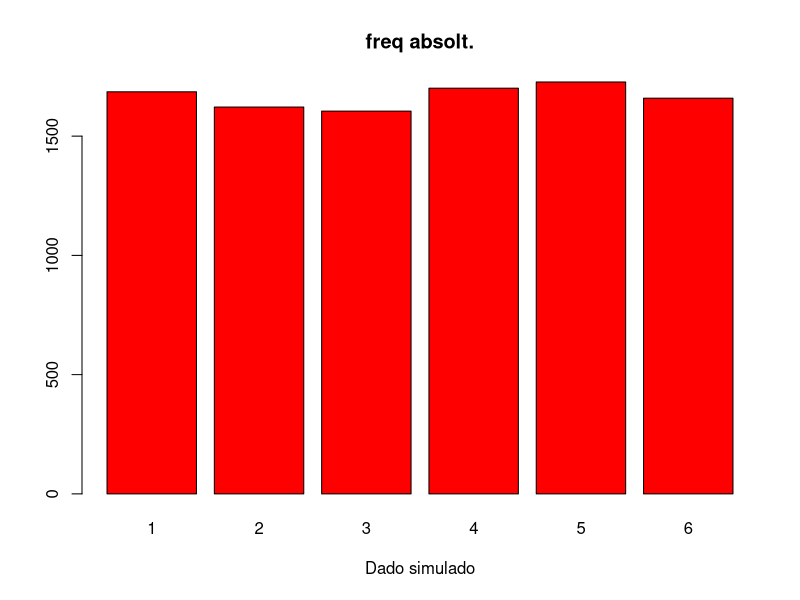

Write R code to recreate this figure.
# require lattice package
set.seed(1)
amostra <- sample(x=1:6,size=10000,replace = TRUE,prob = NULL)
table(amostra)
tabela<- table(amostra)

barplot(tabela,main = "freq absolt.",xlab = "Dado simulado",col = "red")
